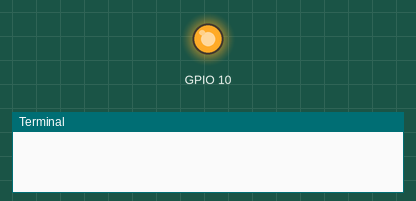
This program was run on a simulated Raspberry Pi (BCM pin numbers). Parts: output pins drawn as LEDs (lit = HIGH), the last lines printed to the terminal.

Above: at 0.1 s.
At 38.1 s:
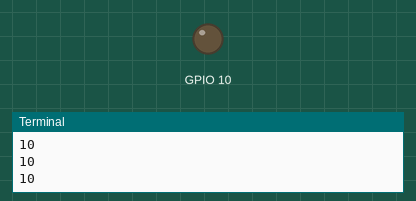
Timing chart, 0 to 39.6 s (numbered marks = the images above):
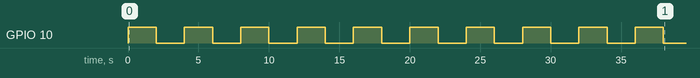

The program:

rele.py
```python
import RPi.GPIO as GPIO
import time

GPIO.setmode(GPIO.BCM)
GPIO.setup(10, GPIO.OUT)
GPIO.setup(3, GPIO.IN)

for i in range(0, 10):
	GPIO.output(10, 1)
	time.sleep(2)
	GPIO.output(10, 0)
	time.sleep(2)
	print(10)
try:
	while 1:
		if True:
			GPIO.cleanup(10)
		time.sleep(2)
		"""GPIO.cleanup()
		time.sleep(2)
		GPIO.setmode(GPIO.BCM)
		GPIO.setup(10, GPIO.OUT)
		GPIO.output(10, GPIO.LOW)
		time.sleep(2)
		GPIO.output(10, GPIO.HIGH)"""
		if True:
			GPIO.setup(10, GPIO.OUT)
		time.sleep(2)
	GPIO.cleanup()
except KeyboardInterrupt:
    GPIO.cleanup()
```
